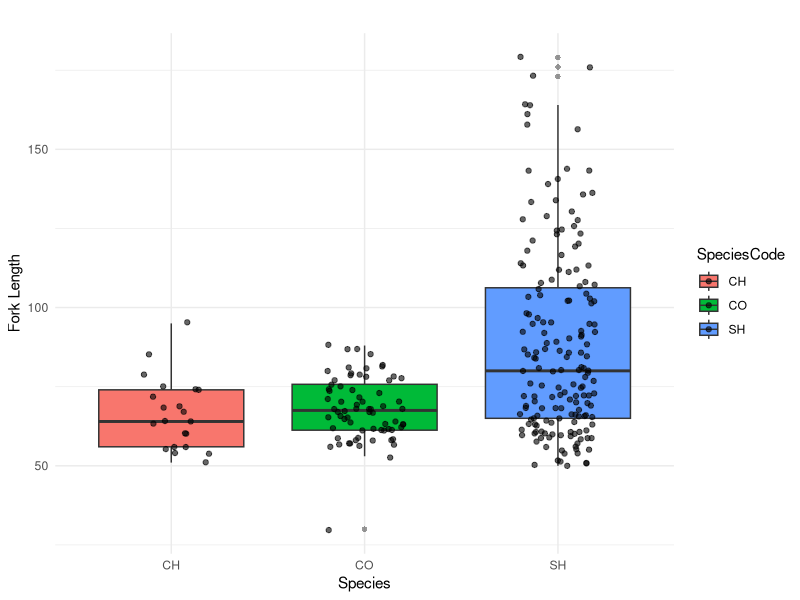
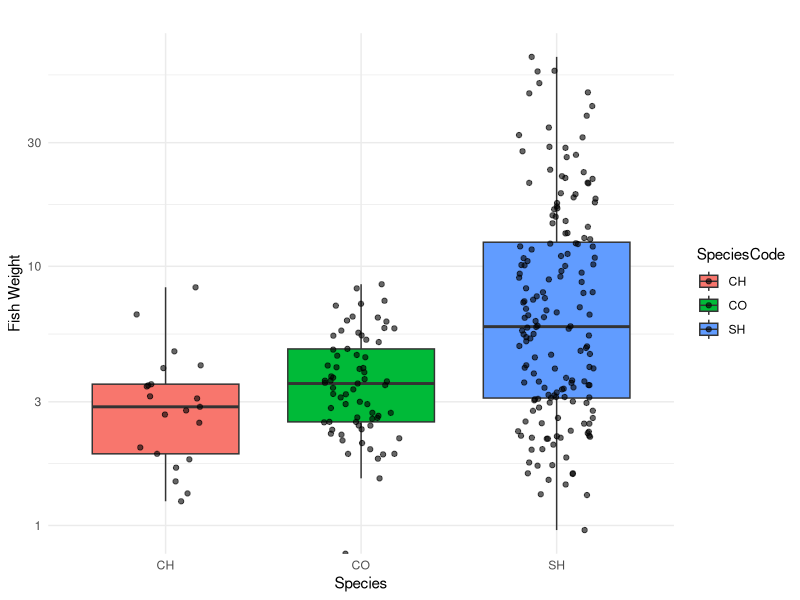
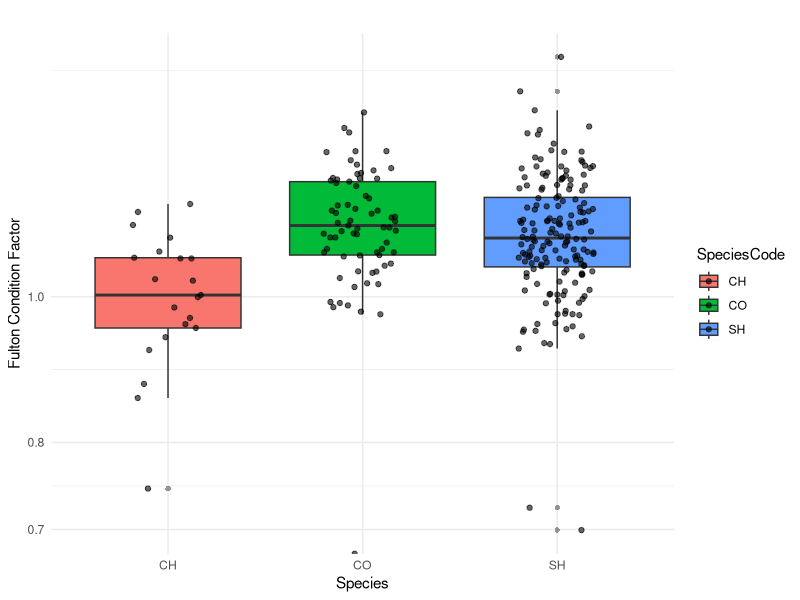
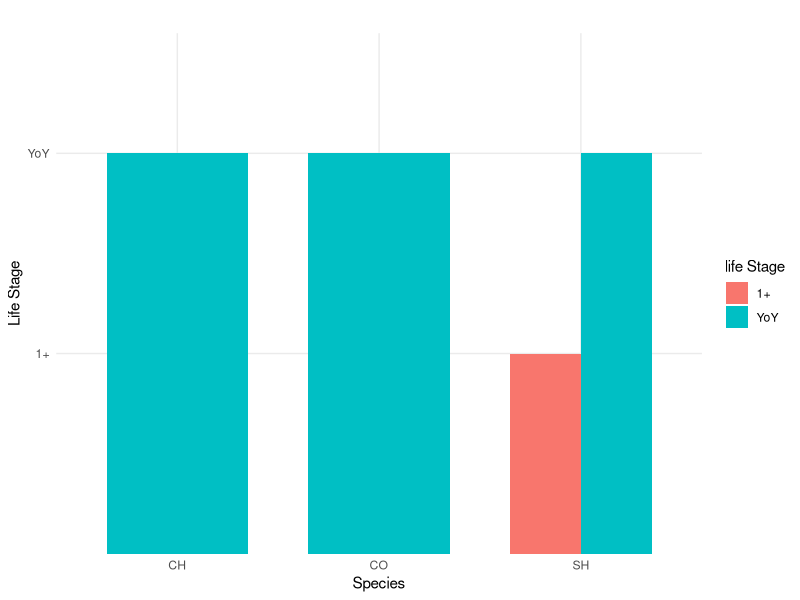
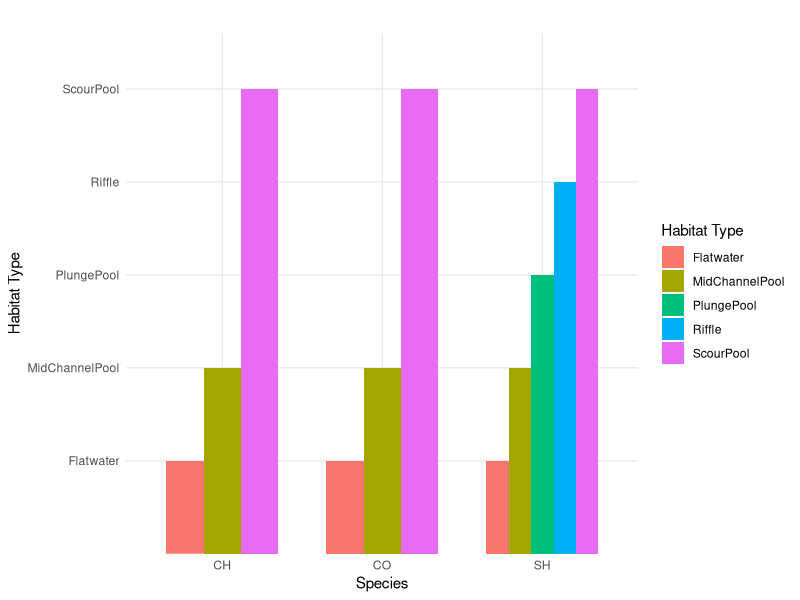
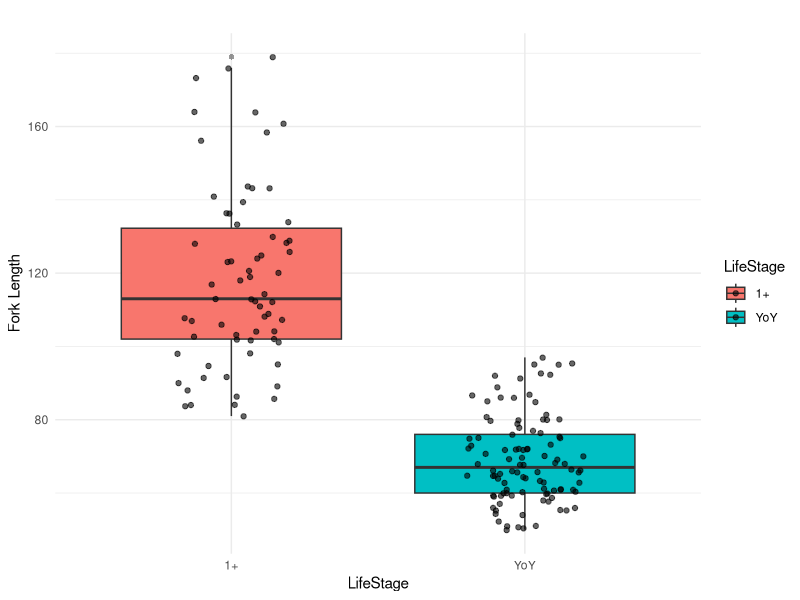
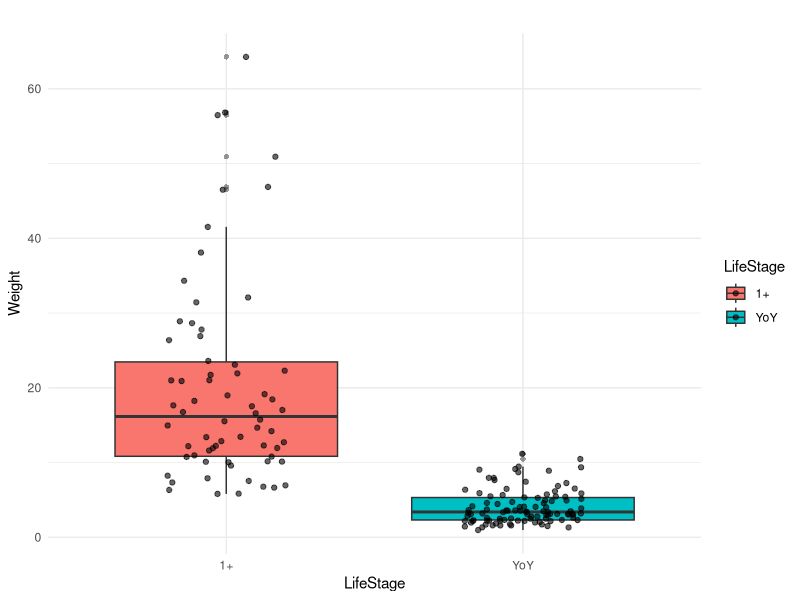
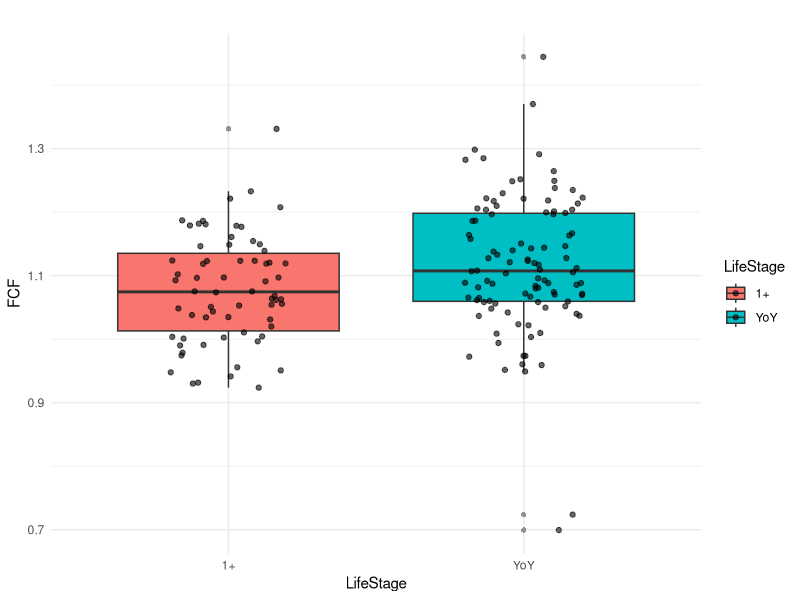

Here is the R script that generated these plots, in order:
library(ggplot2)

#importing datasets 
library(readxl)
DietData <- read_excel("Data/DietData.xlsx")
View(DietData)
DietData_env <- read_excel("Data/DietData_env.xlsx")
View(DietData_env)

#---------------------------------------------------------------------------------------

#EDA 
#Species X Body characteristics Box plots 
library(ggplot2)
#fork length = SH have significantly longer and more variable Fork legths 
ggplot(DietData_env, aes(x= SpeciesCode, y= ForkLength, fill= SpeciesCode))+
  geom_boxplot(outlier.shape = 16, outlier.alpha = 0.5) +
  geom_jitter(width = 0.2, alpha = 0.6, color = "black") +
    theme_minimal()+
    labs(title= "", 
         x= "Species",
         y="Fork Length"
    )
# Fish weight = SH are bigger with more variability 
ggplot(DietData_env, aes(x= SpeciesCode, y= FishWeight, fill= SpeciesCode))+
  geom_boxplot(outlier.shape = 16, outlier.alpha = 0.5) +
  geom_jitter(width = 0.2, alpha = 0.6, color = "black") +
  scale_y_log10() +
  theme_minimal()+
  labs(title= "", 
       x= "Species",
       y="Fish Weight"
  )
#Fulton Condition Factor = CH less , similar distributions 
ggplot(DietData_env, aes(x= SpeciesCode, y= FultonConditionFactor, fill= SpeciesCode))+
  geom_boxplot(outlier.shape = 16, outlier.alpha = 0.5) +
  geom_jitter(width = 0.2, alpha = 0.6, color = "black") +
  scale_y_log10() +
  theme_minimal()+
  labs(title= "", 
       x= "Species",
       y="Fulton Condition Factor"
  )

#Species x Life Stage = only SH Show 1+ life stage.. girl they are dominating ** how to get amount in each categroy into these? 
ggplot(DietData_env, aes(x= SpeciesCode, y= LifeStage, fill= LifeStage))+
  geom_col(position = "dodge", width = 0.7) +
  labs(title = "", 
       x= "Species",
       y= "Life Stage",
       fill= "life Stage" )+
  theme_minimal()

#Species x Habitat type= SH in Plunge Pool and Riffle as well, where others are in same 3 ** how to get amount in each categroy into these? 
ggplot(DietData_env, aes(x= SpeciesCode, y= HabitatType, fill= HabitatType))+
  geom_col(position = "dodge", width = 0.7) +
  labs(title = "", 
       x= "Species",
       y= "Habitat Type",
       fill= "Habitat Type" )+
  theme_minimal()

#EDA within each species 
# life stage x fork legth = older are bigger 
glayer1 <- subset(DietData_env, SpeciesCode == "SH")
ggplot(data= glayer1, aes(x= LifeStage, y= ForkLength, fill= LifeStage))+
  geom_boxplot(outlier.shape = 16, outlier.alpha = 0.5) +
  geom_jitter(width = 0.2, alpha = 0.6, color = "black") +
  theme_minimal()+
  labs(title= "", 
       x= "LifeStage",
       y="Fork Length"
  )
#life stage x weight  
glayer1 <- subset(DietData_env, SpeciesCode == "SH")
ggplot(data= glayer1, aes(x= LifeStage, y= FishWeight, fill= LifeStage))+
  geom_boxplot(outlier.shape = 16, outlier.alpha = 0.5) +
  geom_jitter(width = 0.2, alpha = 0.6, color = "black") +
  theme_minimal()+
  labs(title= "", 
       x= "LifeStage",
       y="Weight"
  )
#life stage x fulton condition factor === SH fishes slim out with maturity 
glayer1 <- subset(DietData_env, SpeciesCode == "SH")
ggplot(data= glayer1, aes(x= LifeStage, y= FultonConditionFactor, fill= LifeStage))+
  geom_boxplot(outlier.shape = 16, outlier.alpha = 0.5) +
  geom_jitter(width = 0.2, alpha = 0.6, color = "black") +
  theme_minimal()+
  labs(title= "", 
       x= "LifeStage",
       y="FCF"
  )
#life stage x habitat type = all stages in all habitats for SH
glayer1 <- subset(DietData_env, SpeciesCode == "SH")
ggplot(data= glayer1, aes(x= LifeStage, y= HabitatType, fill = HabitatType)) + 
  geom_col(position = "dodge", width = 0.7) +
  labs(title = "", 
       x= "Species",
       y= "Life Stage",
       fill= "life Stage" )+
  theme_minimal()
#life stage x habitat type for CO 

#______________________________________________________________________________________________________

#Species diet comparisons.. getting tricky 
#LETS GOOOO NMDS ** not quite there... is it that there is not enough definition between diets? 
library(vegan)
library(readxl)
library(tidyverse)
library(ggrepel)
set.seed(451)
DietData_m <-as.matrix(DietData)
View(DietData_m)
NMDS2 <- metaMDS(DietData_m, distance= "bray", k=2, try=20)
stressplot(NMDS2)
NMDS_point <- as_tibble(NMDS2$points)
NMDS_full <- cbind(DietData_env, NMDS_point)
Prey_points <- NMDS2$species %>% as.data.frame() %>%
  rownames_to_column(var = 'Prey')
View(Prey_points)
#makes the plot 
p.NMS_plot <- ggplot()+
  geom_jitter(data= NMDS_full, aes(x= MDS1, y= MDS2,
                                   color= SpeciesCode, 
                                   fill= SpeciesCode),
              size= 3, width = 0.3, height = 0.3)+
  stat_ellipse(data = NMDS_full, aes(x= MDS1, y= MDS2,
                                     color= SpeciesCode,
                                     fill= SpeciesCode),
               geom= "polygon",
               level= 0.8, alpha= 0.3)+
  geom_text_repel(data= Prey_points, aes(x= MDS1, y= MDS2,
                                     label= Prey), color ="black", family= "Helvetica")+
  labs(title = "")+
  theme_bw()
p.NMS_plot

#------------------------------------------------------------------------------------------
# Diet Compositions between years and species 

# Download data
DietData <- read_excel("Data/DietData.xlsx")
DietData_env <- read_excel("Data/DietData_env.xlsx")

#filter out unwanted stomach materials 
DietData_filtered <- DietData %>%
  select(Decapoda, Ephemeroptera, Diptera, Plecoptera, Psocodea, Hymenoptera, Trichoptera, Araneae, Coleoptera, 
         Gastropoda_snail, Isopoda, Megaloptera, Littorinimorpha, Hemiptera , Lepidoptera, Odonata, Oligochaeta, Bivalvia)

# Find total n count of prey items per observation (row) and create percentage data frame
TotalCountList <- rowSums(DietData_filtered)
DietDataPercent <- DietData_filtered/TotalCountList

# Remodel DietData and join with DietData_env
SampleID <- DietData_env$SampleID 
DietDataPercent <- cbind(DietDataPercent, SampleID)

DietData_env$SampleID <- as.character(DietData_env$SampleID) # Convert all sampleIDs from numeric to character data type
DietData_env$SampleID[103] <- "148.10" # Fix truncated sampleID (from 148.1 to 148.10)

# Combine environmental with diet datasets by sampleID
DietDataComb <- DietData_env %>%
  left_join(DietDataPercent, by = "SampleID")

# Convert dataframe into longer with individual rows for each prey observation per sampleID
DietDataCombLonger <- pivot_longer(DietDataComb, cols = 27:44, names_to = "PreyTaxa", values_to = "Percentage")

#make separate data set for each year 
#2020 
DietDataCombLonger_2020 <- DietDataCombLonger %>% filter(FieldSeason== 2020)
#2022 
DietDataCombLonger_2022 <- DietDataCombLonger %>% filter(FieldSeason== 2022)

#Caluculate average diet composition by species for each year 
#2020
AverageDiet_2020 <- DietDataCombLonger_2020 %>%
  group_by(SpeciesCode, PreyTaxa) %>%
  summarise(MeanPercentage = mean(Percentage, na.rm = TRUE),
            .groups = "drop")
#2022
AverageDiet_2022 <- DietDataCombLonger_2022 %>%
  group_by(SpeciesCode, PreyTaxa) %>%
  summarise(MeanPercentage = mean(Percentage, na.rm = TRUE),
            .groups = "drop")

#graph 2020 
ggplot(AverageDiet_2020, aes(x= SpeciesCode, y=MeanPercentage, fill= PreyTaxa))+
  geom_bar(stat = "identity")+
  labs(title = "Percent Diet Compositions 2020",
       x = "Salmonid Species",
       y = "Percentage") +
  theme_minimal() 
#graph 2022 
ggplot(AverageDiet_2022, aes(x= SpeciesCode, y=MeanPercentage, fill= PreyTaxa))+
  geom_bar(stat = "identity")+
  labs(title = "Percent Diet Compositions 2022",
       x = "Salmonid Species",
       y = "Percentage") +
  theme_minimal() 
